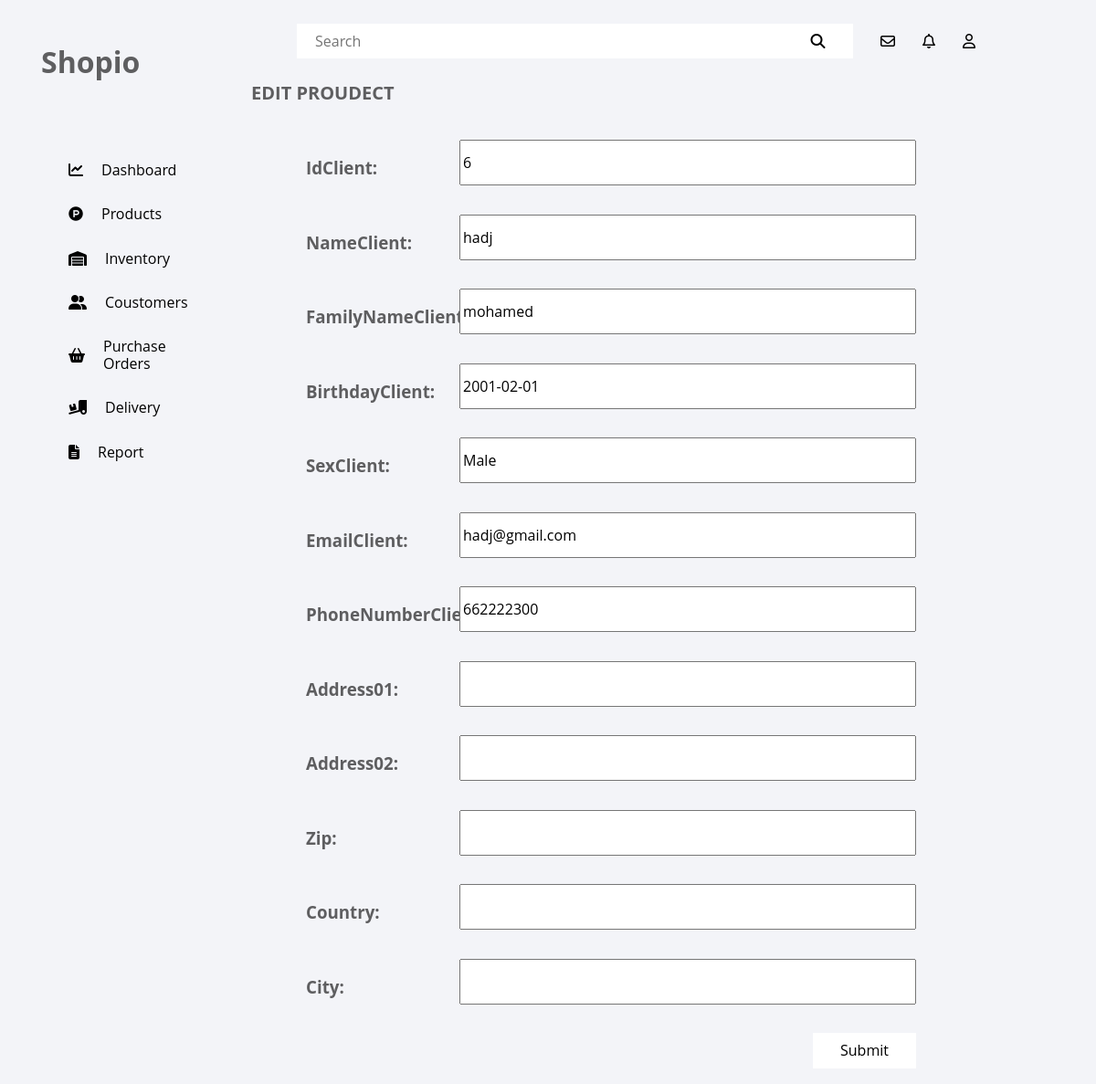
The app's page /admin/editCoustomers.php?idClient=6 (signed in) with its own data.
### tables this page shows
CREATE TABLE `client` (
  `IdClient` int(11) NOT NULL,
  `NameClient` varchar(100) NOT NULL,
  `FamilyNameClient` varchar(100) NOT NULL,
  `BirthdayClient` date NOT NULL,
  `SexClient` varchar(11) NOT NULL,
  `EmailClient` varchar(100) NOT NULL,
  `PhoneNumberClient` int(11) NOT NULL,
  `address01` varchar(1000) NOT NULL,
  `address02` varchar(1000) NOT NULL,
  `zip` varchar(5) NOT NULL,
  `country` varchar(20) NOT NULL,
  `city` varchar(20) NOT NULL,
  `nameCard` varchar(100) NOT NULL,
  `cardNumber` int(20) NOT NULL,
  `validThrough` int(20) NOT NULL,
  `CVV` int(3) NOT NULL,
  `passwordClient` varchar(100) NOT NULL,
  `typeClient` varchar(11) NOT NULL
);

### admin/editCoustomers.php (the view, shortened to what this page needs)
<!DOCTYPE html>
<html lang="en">
<head>
<link rel="stylesheet" href="Css/dashboard.css">
<link rel="stylesheet" href="Css/editProudect.css">
<link rel="stylesheet" href="Css/normalize.css">
<link rel="stylesheet" href="Css/all.min.css">
</head>
<body>
<?php
        $host = "127.0.0.1";
        $user = "root";
        $pass = '';
        $db = 'e-commerce';
        $port = '3306';
        $con = mysqli_connect($host,$user,$pass,$db,$port);
        $IdClient = $_GET['idClient'];
    ?>
<div class="admin_panel">
    <div class="menu">
        <div class="container">
            <ul>
                <li class="search">
                    <input type="text" placeholder="Search">
                    <i class="fas fa-search"></i>
                </li>
                <li><i class="fa-regular fa-envelope"></i></li>
                <li><i class="fa-regular fa-bell"></i></li>
                <li><i class="far fa-user"></i></li>
            </ul>
        </div>
    </div>
    <div class="sideBar">
        <div class="container">
            <div class="bar">
                <h1 id="logo"><a href="#">Shopio</a></h1>
                <div class="explor">
                    <div class="box">
                    <i class="fa-solid fa-chart-line"></i>
                        <a href="dashboard.php">Dashboard</a>
                    </div>
                    <div class="box">
                        <i class="fab fa-product-hunt"></i>
                        <a href="prodects.php">Products</a>
                    </div>
                    <div class="box">
                        <i class="fa-solid fa-warehouse"></i>
                        <a href="inventory.php">Inventory</a>
                    </div>
                    <div class="box">
                        <i class="fas fa-user-friends"></i>
                        <a href="coustomers.php">Coustomers</a>
                    </div>
                    <div class="box">
                        <i class="fa-solid fa-basket-shopping"></i>
                        <a href="purchase_orders.php">Purchase Orders</a>
                    </div>
                    <div class="box">
                        <i class="fas fa-truck-loading"></i>
                        <a href="delivery.php">Delivery</a>
                    </div>
                    <div class="box">
                        <i class="fas fa-file-alt"></i>
                        <a href="report.php">Report</a>
                    </div>
                </div>
            </div>
        </div>
    </div>
    <div class="content">
        <div class="container">
            <div class="titel">
                <h3>EDIT PROUDECT</h3>
            </div>
            <?php
                    $sql = "SELECT * FROM `client` where IdClient = '$IdClient'";
                    $result = mysqli_query($con, $sql);
                    while ($row = mysqli_fetch_assoc($result)){
                        $NameClient = $row['NameClient'];
                        $FamilyNameClient = $row['FamilyNameClient'];
                        $BirthdayClient = $row['BirthdayClient'];
                        $SexClient = $row['SexClient'];
                        $EmailClient = $row['EmailClient'];
                        $PhoneNumberClient = $row['PhoneNumberClient'];
                        $address01 = $row['address01'];
                        $address02	 = $row['address02'];
                        $zip = $row['zip'];
                        $country = $row['country'];
                        $city = $row['city'];
                    ?>
            <form action="" method="post" enctype="multipart/form-data">
                <ul>
                    <li>
                        <h3>IdClient:</h3>
                        <input type="text" name="IdClient" class="text" id="name" value="<?php echo $IdClient;?>">
                    </li>
                    <li>
                        <h3>NameClient:</h3>
                        <input type="text" name="NameClient" class="text" id="name" value="<?php echo $NameClient;?>">
                    </li>
                    <li>
                        <h3>FamilyNameClient:</h3>
                        <input type="text" name="FamilyNameClient" class="text" id="name" value="<?php echo $FamilyNameClient;?>">
                    </li>
                    <li>
                        <h3>BirthdayClient:</h3>
                        <input type="text" name="BirthdayClient" class="text" id="name" value="<?php echo $BirthdayClient;?>">
                    </li>
                    <li>
                        <h3>SexClient:</h3>
                        <input type="text" name="SexClient" class="text" id="name" value="<?php echo $SexClient;?>">
                    </li>
                    <li>
                        <h3>EmailClient:</h3>
                        <input type="text" name="EmailClient" class="text" id="name" value="<?php echo $EmailClient;?>">
                    </li>
                    <li>
                        <h3>PhoneNumberClient:</h3>
                        <input type="text" name="PhoneNumberClient" class="text" id="name" value="<?php echo $PhoneNumberClient;?>">
                    </li>
                    <li>
                        <h3>Address01:</h3>
                        <input type="text" name="address01" class="text" id="name" value="<?php echo $address01;?>">
                    </li>
                    <li>
                        <h3>Address02:</h3>
                        <input type="text" name="address02" class="text" id="name" value="<?php echo $address02;?>">
                    </li>
                    <li>
                        <h3>Zip:</h3>
                        <input type="text" name="zip" class="text" id="name" value="<?php echo $zip;?>">
                    </li>
                    <li>
                        <h3>Country:</h3>
                        <input type="text" name="country" class="text" id="name" value="<?php echo $country;?>">
                    </li>
                    <li>
                        <h3>City:</h3>
                        <input type="text" name="city" class="text" id="name" value="<?php echo $city;?>">
                    </li>
                    <?php }?>
                    <li>
                        <input type="submit" id="submit" value="Submit">
                    </li>
                </ul>
            </form>
        </div>
    </div>
</div>
</body>
</html>

### admin/Css/dashboard.css (style rules this page uses)
:root { --main-color: #f3f4f8; --sec-color: #5e5e60; --text-color-white: #eeeeee; --text-color-black: #191919; --image-color: #19191952; }
* { -webkit-box-sizing: border-box; -moz-box-sizing: border-box; box-sizing: border-box; }
html { scroll-behavior: smooth; }
body { font-family: "Open Sans", sans-serif; background-color: var(--main-color); }
.container { padding-left: 15px; padding-right: 15px; margin-left: auto; margin-right: auto; }
@media (min-width: 768px) { .container { width: 750px; } }
@media (min-width: 992px) { .container { width: 970px; } }
@media (min-width: 1200px) { .container { width: 1170px; } }
.titel { position: relative; display: flex; align-items: center; justify-content: space-between; }
.titel h3 { font-weight: bold; font-size: 20px; color: var(--sec-color); }
.admin_panel { display: grid; grid-template-columns: 260px 1fr 1fr 1fr; grid-template-rows: .2fr 3fr; grid-template-areas: "sideBar menu menu menu" "sideBar content content content"; height: 100vh; }
.menu { grid-area: menu; height: 70px; position: relative; }
.menu .container { position: absolute; margin: 10px; width: 100%; }
.menu .container .search { position: relative; width: 70%; margin: 0; }
.menu .container .search input { outline: none; border: none; width: 100%; padding: 10px 20px; }
.menu .container .search i { position: absolute; top: 50%; transform: translateY(-50%); right: 5%; }
.menu .container ul { display: flex; align-items: center; gap: 30px; }
.menu .container ul li { display: inline-block; }
.sideBar { grid-area: sideBar; height: 100%; }
.sideBar .container { width: 100%; }
.sideBar .container .bar { position: relative; }
.sideBar .container #logo { margin: 50px 30px; }
.sideBar .container #logo a { text-decoration: none; color: var(--sec-color); }
.sideBar .container .explor { margin: auto; display: block; padding: 10px 0; margin-left: 20px; }
.sideBar .container .explor .box { display: flex; align-items: center; margin: 30px 20px; }
.sideBar .container .explor .box i { margin: 0 20px; }
.sideBar .container .explor .box a { text-decoration: none; color: var(--text-color); }
.content { grid-area: content; background-color: var(--main-color); }
.content .container { width: 100%; }

### admin/Css/editProudect.css (style rules this page uses)
:root { --main-color: #f3f4f8; --sec-color: #5e5e60; --text-color-white: #eeeeee; --text-color-black: #191919; --image-color: #19191952; }
.content .container ul { width: 80%; color: var(--sec-color); padding-bottom: 20px; }
.content .container ul li { position: relative; display: flex; justify-content: left; margin: 20px 0; }
.content .container ul li h3 { margin: 20px; }
.content .container ul li .text { width: 500px; height: 50px; position: absolute; right: 0; }
.content .container ul li #submit { position: absolute; right: 0; background-color: white; border: 0; outline: none; padding: 10px 30px; margin-bottom: 20px; }

### records on screen
client: NameClient "hadj", FamilyNameClient "mohamed", BirthdayClient "2001-02-01", SexClient "Male", EmailClient "hadj@gmail.com", PhoneNumberClient "662222300"
